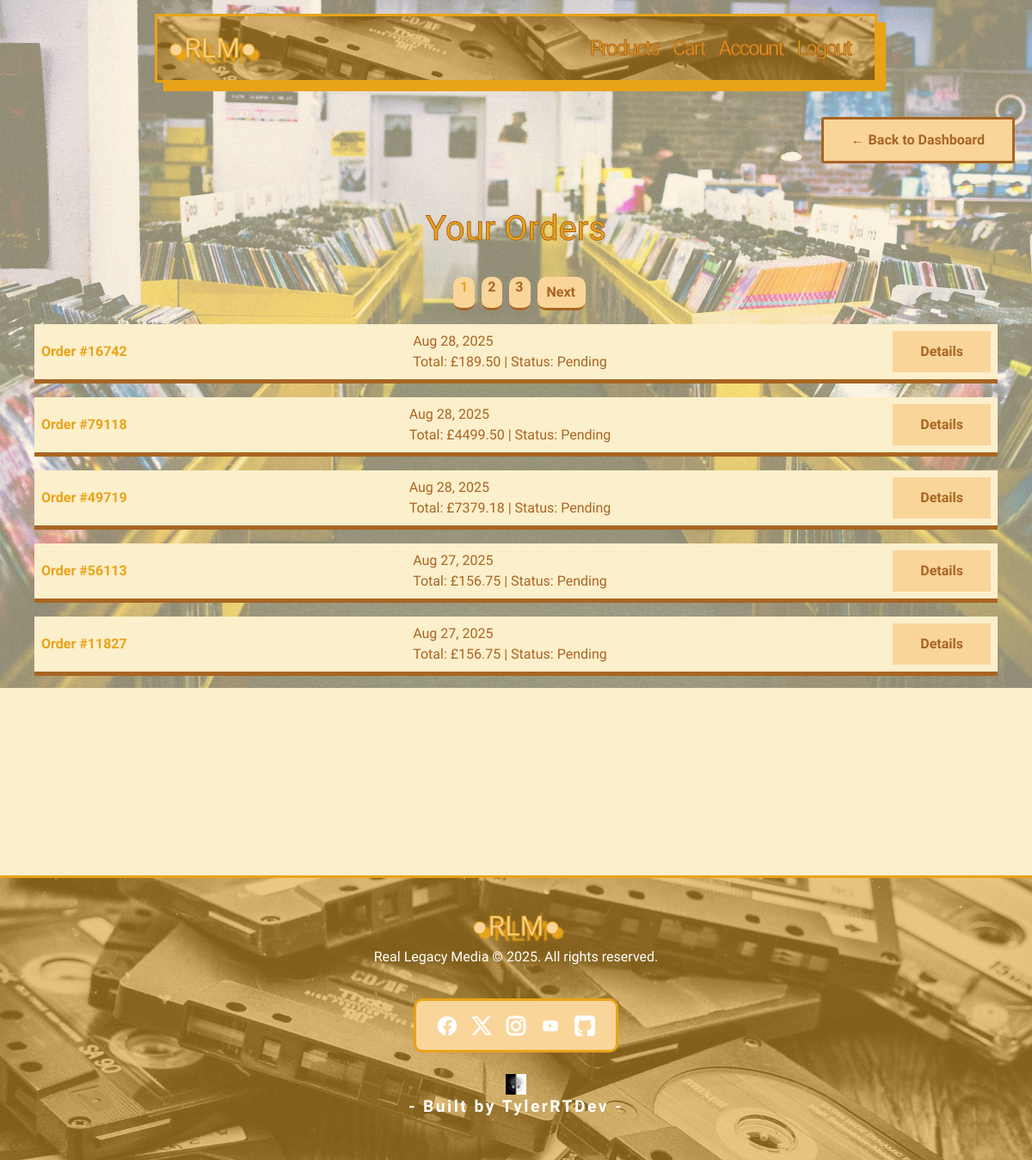
The page /accounts/orders/ (signed in) on the database its author committed.
### checkout/models.py (models this page shows, shortened)
class CheckoutOrder(models.Model):
    STATUS_CHOICES = [
        ('pending', 'Pending'),
        ('shipped', 'Shipped'),
        ('delivered', 'Delivered'),
    ]
    user = models.ForeignKey(User, on_delete=models.CASCADE, null=True, blank=True)
    order_session = models.CharField(max_length=255, unique=True, blank=True, null=True)
    order_number = models.CharField(max_length=5, unique=True, blank=True, null=True)
    email = models.EmailField(blank=True, null=True)
    city = models.CharField(max_length=50, null=True, blank=True)
    postcode = models.CharField(max_length=20, null=True, blank=True)
    total_amount = models.DecimalField(max_digits=10, decimal_places=2)
    status = models.CharField(max_length=20, choices=STATUS_CHOICES, default='pending')
    created_at = models.DateTimeField(auto_now_add=True)
    full_name = models.CharField(max_length=100, null=True, blank=True)
    shipping_address = models.TextField(null=True, blank=True)
    shipping_city = models.CharField(max_length=50, null=True, blank=True)
    shipping_postcode = models.CharField(max_length=20, null=True, blank=True)
    billing_address = models.TextField(null=True, blank=True)
    billing_city = models.CharField(max_length=20,null=True, blank=True)
    billing_postcode = models.CharField(max_length=20,null=True, blank=True)

### accounts/views.py (the view)
# urls.py: path('orders/', views.order_history_view, name='order_history'),
@login_required
def order_history_view(request):
    orders = CheckoutOrder.objects.filter(user=request.user).order_by('-created_at')
    paginator = Paginator(orders, 5)  # Show 5 orders per page
    page_number = request.GET.get('page')
    page_obj = paginator.get_page(page_number)
    return render(request, 'accounts/order_history.html', {
        'orders': orders,
        'page_obj': page_obj
    })

### templates/accounts/order_history.html (shortened to what this page needs)
{% extends 'base.html' %}
{% block content %}
    <div class="back-button d-flex justify-content-end mb-1">
        <a href="{% url 'accounts:profile' %}" class="back-btn-retro">
        <span> ←</span> Back to Dashboard
        </a>
    </div>
    <div class="order-history container py-5">
        <div class="account-orders-title">
            <h1>Your Orders</h1>
        </div>
        <div class="text-center">
            <nav aria-label="Order pagination">
                <ul class="pagination justify-content-center">
                {% for num in page_obj.paginator.page_range %}
                    <li class="page-item {% if page_obj.number == num %}active{% endif %}">
                    <a class="page-link page-num" href="?page={{ num }}">{{ num }}</a>
                    </li>
                {% endfor %}
                {% if page_obj.has_next %}
                    <li class="page-item">
                    <a class="page-link" href="?page={{ page_obj.next_page_number }}">Next</a>
                    </li>
                {% endif %}
                </ul>
            </nav>
        </div>
        {% if page_obj.object_list %}
            <ul class="list-group">
                {% for order in page_obj.object_list %}
                <li class="list-group-item p-2">
                        <div class="d-flex justify-content-end justify-content-between align-items-center">
                    <strong>Order #{{ order.order_number }}</strong>{{ order.created_at|date:"M d, Y" }}
                    <br>
                    Total: £{{ order.total_amount }} | Status: {{ order.status|capfirst }}
                        <a href="{% url 'accounts:order_detail' order.id %}" class="btn-retro">Details</a>
                    </div>
                </li>
                {% endfor %}
            </ul>
        {% else %}
            <div class="no-orders-text-container d-flex justify-content-center align-items-center flex-column">
                <img src="/static/images/icons/empty-cart.png" alt="Empty order">
                <h5 class="no-orders-text text-center">No orders yet...</h5>
            </div>
        {% endif %}
    </div>
{% endblock %}

### static/css/style.css (style rules this page uses)
:root { --black: #000000; --brown: #a86523; --orange: #E9A319; --peach: #fad59a; --cream: #fcefcb; --text-color: #000000; }
body { font-family: 'Kodchasan', sans-serif; color: var(--text-color); background-color: var(--cream); }
h1, h2, h3, h4 { font-family: 'Brexon', 'Sigmar One', sans-serif; }
.back-btn-retro { border: solid 3px var(--orange); color: var(--brown); border-radius: 0px; font-weight: bold; text-decoration: none; padding: 0.75rem 2rem; background-color: var(--peach); transition: 0.5s; }
.btn-retro { border: none; color: var(--brown); border-radius: 0px; font-weight: bold; text-decoration: none; padding: 0.75rem 2rem; background-color: var(--peach); transition: 0.5s; }
.back-button { display: flex; align-self: flex-end; margin-bottom: 2rem; justify-content: space-around; }
.back-btn-retro { border-radius: 3px; border-color: var(--brown); }
.account-orders-title { padding-bottom: 0.5rem; text-align: center; margin-bottom: 1rem; -webkit-text-fill-color: var(--orange); -webkit-text-stroke-width: 1px; -webkit-text-stroke-color: var(--brown); }
.list-group { border-radius: 0px; }
.pagination { --bs-pagination-hover-color: var(--brown); --bs-pagination-hover-bg: none; --bs-pagination-hover-border-color: none; --bs-pagination-border-color: none; --bs-pagination-focus-bg: none; --bs-pagination-focus-box-shadow: none; --bs-pagination-focus-color: none; }
.pagination .page-link { background-color: transparent; color: var(--brown); border-radius: 100%; border: none; }
.pagination .page-item { background-color: var(--peach); border-bottom: solid 3px var(--brown); border-radius: 10px; margin-left: 0.5rem; font-weight: bold; }
.pagination .page-item.active .page-link { background-color: transparent; border-color: var(--orange); color: var(--orange); border-radius: 100%; border: none; }
.pagination .page-num { color: var(--brown); padding-left: 0.5rem; padding-right: 0.5rem; padding-top: 0; }
.order-history.container.py-5 { height: 100vh; }
.order-history .list-group .list-group-item { border: none; border-bottom: 5px solid var(--brown); background: var(--cream); margin-bottom: 1rem; transition: 0.7s ease; color: var(--brown); }
.order-history ul li div strong { color: var(--orange); }
@media (min-width: 1024px) and (max-width: 1439px) { .container { max-width: 1200px; padding: 0 20px; } }

### rows shown on the page
CheckoutOrder: order_number "16742", created_at "Aug 28, 2025", total_amount "189.50", status "Pending"
CheckoutOrder: order_number "79118", created_at "Aug 28, 2025", total_amount "4499.50", status "Pending"
CheckoutOrder: order_number "49719", created_at "Aug 28, 2025", total_amount "7379.18", status "Pending"
CheckoutOrder: order_number "56113", created_at "Aug 27, 2025", total_amount "156.75", status "Pending"
CheckoutOrder: order_number "11827", created_at "Aug 27, 2025", total_amount "156.75", status "Pending"

### other values the page prints
{{ num }} "1" "2" "3"
